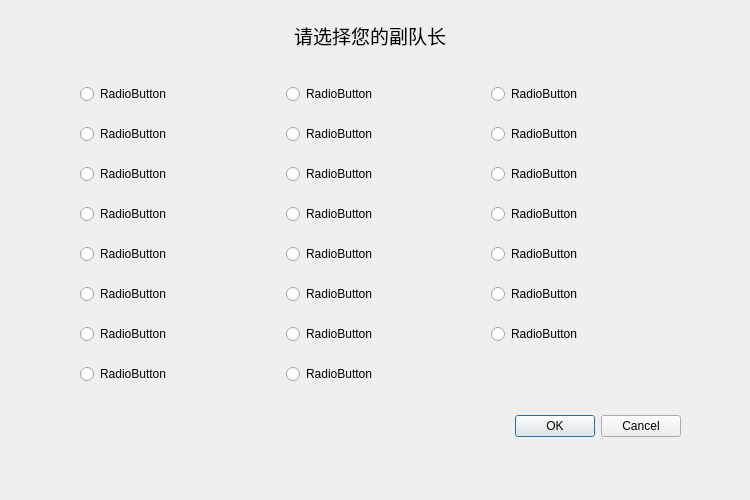
<?xml version="1.0" encoding="UTF-8"?>
<ui version="4.0">
 <class>ChooseViceCaptainDialog</class>
 <widget class="QDialog" name="ChooseViceCaptainDialog">
  <property name="geometry">
   <rect>
    <x>0</x>
    <y>0</y>
    <width>750</width>
    <height>500</height>
   </rect>
  </property>
  <property name="windowTitle">
   <string>Dialog</string>
  </property>
  <widget class="QDialogButtonBox" name="buttonBox">
   <property name="geometry">
    <rect>
     <x>340</x>
     <y>410</y>
     <width>341</width>
     <height>32</height>
    </rect>
   </property>
   <property name="orientation">
    <enum>Qt::Horizontal</enum>
   </property>
   <property name="standardButtons">
    <set>QDialogButtonBox::Cancel|QDialogButtonBox::Ok</set>
   </property>
  </widget>
  <widget class="QLabel" name="label">
   <property name="geometry">
    <rect>
     <x>260</x>
     <y>20</y>
     <width>220</width>
     <height>30</height>
    </rect>
   </property>
   <property name="font">
    <font>
     <family>等线</family>
     <pointsize>14</pointsize>
    </font>
   </property>
   <property name="text">
    <string>请选择您的副队长</string>
   </property>
   <property name="alignment">
    <set>Qt::AlignCenter</set>
   </property>
  </widget>
  <widget class="QWidget" name="widget_4" native="true">
   <property name="geometry">
    <rect>
     <x>80</x>
     <y>70</y>
     <width>611</width>
     <height>331</height>
    </rect>
   </property>
   <layout class="QGridLayout" name="gridLayout">
    <item row="0" column="0">
     <widget class="QRadioButton" name="radioButton">
      <property name="text">
       <string>RadioButton</string>
      </property>
     </widget>
    </item>
    <item row="0" column="1">
     <widget class="QRadioButton" name="radioButton_9">
      <property name="text">
       <string>RadioButton</string>
      </property>
     </widget>
    </item>
    <item row="0" column="2">
     <widget class="QRadioButton" name="radioButton_17">
      <property name="text">
       <string>RadioButton</string>
      </property>
     </widget>
    </item>
    <item row="1" column="0">
     <widget class="QRadioButton" name="radioButton_2">
      <property name="text">
       <string>RadioButton</string>
      </property>
     </widget>
    </item>
    <item row="1" column="1">
     <widget class="QRadioButton" name="radioButton_10">
      <property name="text">
       <string>RadioButton</string>
      </property>
     </widget>
    </item>
    <item row="1" column="2">
     <widget class="QRadioButton" name="radioButton_18">
      <property name="text">
       <string>RadioButton</string>
      </property>
     </widget>
    </item>
    <item row="2" column="0">
     <widget class="QRadioButton" name="radioButton_3">
      <property name="text">
       <string>RadioButton</string>
      </property>
     </widget>
    </item>
    <item row="2" column="1">
     <widget class="QRadioButton" name="radioButton_11">
      <property name="text">
       <string>RadioButton</string>
      </property>
     </widget>
    </item>
    <item row="2" column="2">
     <widget class="QRadioButton" name="radioButton_19">
      <property name="text">
       <string>RadioButton</string>
      </property>
     </widget>
    </item>
    <item row="3" column="0">
     <widget class="QRadioButton" name="radioButton_4">
      <property name="text">
       <string>RadioButton</string>
      </property>
     </widget>
    </item>
    <item row="3" column="1">
     <widget class="QRadioButton" name="radioButton_12">
      <property name="text">
       <string>RadioButton</string>
      </property>
     </widget>
    </item>
    <item row="3" column="2">
     <widget class="QRadioButton" name="radioButton_20">
      <property name="text">
       <string>RadioButton</string>
      </property>
     </widget>
    </item>
    <item row="4" column="0">
     <widget class="QRadioButton" name="radioButton_5">
      <property name="text">
       <string>RadioButton</string>
      </property>
     </widget>
    </item>
    <item row="4" column="1">
     <widget class="QRadioButton" name="radioButton_13">
      <property name="text">
       <string>RadioButton</string>
      </property>
     </widget>
    </item>
    <item row="4" column="2">
     <widget class="QRadioButton" name="radioButton_21">
      <property name="text">
       <string>RadioButton</string>
      </property>
     </widget>
    </item>
    <item row="5" column="0">
     <widget class="QRadioButton" name="radioButton_6">
      <property name="text">
       <string>RadioButton</string>
      </property>
     </widget>
    </item>
    <item row="5" column="1">
     <widget class="QRadioButton" name="radioButton_14">
      <property name="text">
       <string>RadioButton</string>
      </property>
     </widget>
    </item>
    <item row="5" column="2">
     <widget class="QRadioButton" name="radioButton_22">
      <property name="text">
       <string>RadioButton</string>
      </property>
     </widget>
    </item>
    <item row="6" column="0">
     <widget class="QRadioButton" name="radioButton_7">
      <property name="text">
       <string>RadioButton</string>
      </property>
     </widget>
    </item>
    <item row="6" column="1">
     <widget class="QRadioButton" name="radioButton_15">
      <property name="text">
       <string>RadioButton</string>
      </property>
     </widget>
    </item>
    <item row="6" column="2">
     <widget class="QRadioButton" name="radioButton_23">
      <property name="text">
       <string>RadioButton</string>
      </property>
     </widget>
    </item>
    <item row="7" column="0">
     <widget class="QRadioButton" name="radioButton_8">
      <property name="text">
       <string>RadioButton</string>
      </property>
     </widget>
    </item>
    <item row="7" column="1">
     <widget class="QRadioButton" name="radioButton_16">
      <property name="text">
       <string>RadioButton</string>
      </property>
     </widget>
    </item>
    <item row="7" column="2">
     <widget class="QLabel" name="label_2">
      <property name="text">
       <string/>
      </property>
     </widget>
    </item>
   </layout>
  </widget>
 </widget>
 <resources/>
 <connections>
  <connection>
   <sender>buttonBox</sender>
   <signal>accepted()</signal>
   <receiver>ChooseViceCaptainDialog</receiver>
   <slot>accept()</slot>
   <hints>
    <hint type="sourcelabel">
     <x>248</x>
     <y>254</y>
    </hint>
    <hint type="destinationlabel">
     <x>157</x>
     <y>274</y>
    </hint>
   </hints>
  </connection>
  <connection>
   <sender>buttonBox</sender>
   <signal>rejected()</signal>
   <receiver>ChooseViceCaptainDialog</receiver>
   <slot>reject()</slot>
   <hints>
    <hint type="sourcelabel">
     <x>316</x>
     <y>260</y>
    </hint>
    <hint type="destinationlabel">
     <x>286</x>
     <y>274</y>
    </hint>
   </hints>
  </connection>
 </connections>
</ui>
